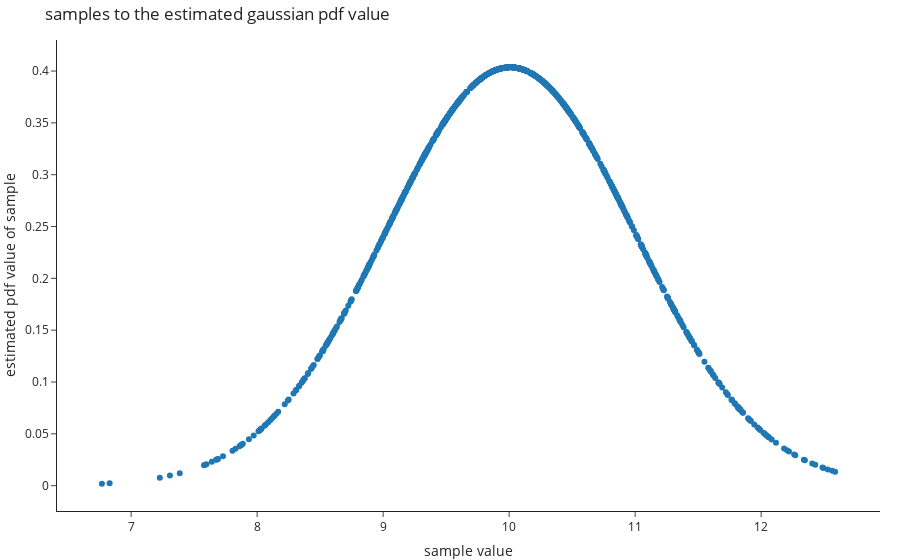

This figure's notebook cell:
### Code cell
# q3:
# I would expect to see the shape of the normal distribution PDF, with mean ±10, var ±1. That's because the estimator estimates the mean and variance quite well.
# Additionally, as it is more likely to draw samples from around the mean, there will probably be more samples with height of around f(10), e.g., ±0.4.
# That's because the probability of drawing samples from that area is higher than in the tails

ug = ge.UnivariateGaussian()
ug.fit(X)
figure = px.scatter(x=X, y=ug.pdf(X), labels={"x": "sample value", "y": "estimated pdf value of sample"}, title="samples to the estimated gaussian pdf value")
figure.show()

### Figure 1 — Plotly figure (JSON) as saved in the notebook; plotly's stock layout.template omitted (floating-point values rounded to 4 significant figures; data arrays with more than 128 entries replaced by an {"elided": "..."} marker saying what was removed)
{"data": [{"hovertemplate": "sample value=%{x}<br>estimated pdf value of sample=%{y}<extra></extra>", "legendgroup": "", "marker": {"color": "#1F77B4", "symbol": "circle"}, "mode": "markers", "name": "", "orientation": "v", "showlegend": false, "type": "scatter", "x": {"elided": "1000 float values"}, "xaxis": "x", "y": {"elided": "1000 float values"}, "yaxis": "y"}], "layout": {"legend": {"tracegroupgap": 0}, "title": {"text": "samples to the estimated gaussian pdf value"}, "xaxis": {"anchor": "y", "domain": [0, 1], "title": {"text": "sample value"}}, "yaxis": {"anchor": "x", "domain": [0, 1], "title": {"text": "estimated pdf value of sample"}}}}
